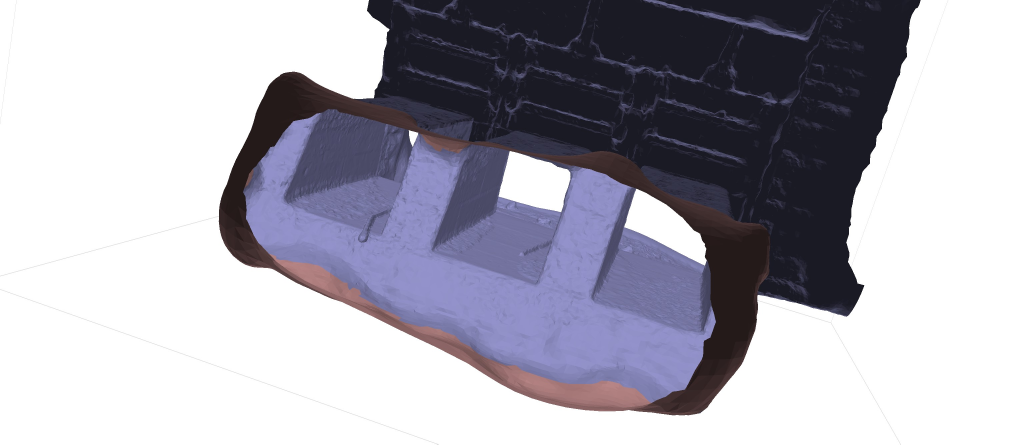
#> input picture images/2025-02-13-working-on-resolution-with-zone-12.jpg, 3028 x 1333 px (shown at 1/3 size)
$ python color_correct.py --input ../../images/2025-02-13-working-on-resolution-with-zone-12.jpg --output out.png
#> lines starting #> are read from the running program, lines starting #| are printed output that depends on the picture
"""Colour balance of a zone's texture (TODO #5): the water's cast taken out of the photos' colours.

The textures keep the colours the camera saw under water: the blue (and the red, deeper) absorbed, the green kept; on
zone 3 a yellow-olive texture (mean R 0.48, G 0.44, B 0.26). The 3D viewer adds the water's colour back under water,
by depth and distance (underwater.js), and the dive light then shows the colours as they are: the texture must carry
them. Two steps, in the usual way for underwater images:

1. the weak channels made up from the green, the best kept (Ancuti et al., « Color balance and fusion for underwater
   image enhancement », 2018): c' = c + alpha (mean(G) - mean(c)) (1 - c) G, most where the channel is weak and the
   green strong (a channel only amplified would bring its noise up);
2. grey world, warmed: each channel scaled so that the texture's mean takes the target colour (-t, earth tones by
   default), at its mean brightness.

-s/--strength blends the result with the original (0 nothing, 1 all). The atlas's black padding stays black. The
texture (often 16k: 262 Mpx) is read once with OpenCV and corrected in bands of rows; the means come from a version
reduced 8 times.

Usage:
    python tools/publish-model/color_correct.py -i O:/temp/zone-3/relief/zone-3.jpg -o O:/temp/color-test/zone-3/zone-3.jpg
"""
import argparse
import os

import cv2
import numpy as np

p = argparse.ArgumentParser(description=__doc__.split("\n\n")[0], formatter_class=argparse.RawDescriptionHelpFormatter,
                            epilog="See the module's docstring for the method.")
p.add_argument("-i", "--input", required=True, help="the zone's texture (JPEG)")
p.add_argument("-o", "--output", required=True, help="the corrected texture (JPEG)")
p.add_argument("-s", "--strength", type=float, default=1.0, help="share of the correction, 0 to 1 (default 1)")
p.add_argument("-a", "--alpha", type=float, default=1.0, help="how much the weak channels take from the green (default 1)")
p.add_argument("-t", "--target", default="1,0.93,0.78",
               help="the texture's mean colour after the correction, as R,G,B ratios (default 1,0.93,0.78: stone, wood and "
                    "sediment are warm; a neutral grey, 1,1,1, left the lock blue-grey)")
p.add_argument("-q", "--quality", type=int, default=95, help="JPEG quality (default 95)")
p.add_argument("-p", "--preview", help="also write a 1024 px preview, before | after, side by side")
a = p.parse_args()

image = cv2.imread(a.input, cv2.IMREAD_COLOR)  # BGR
#> image is the input picture: shape (1333, 3028, 3); mean B, G, R 181.2, 170.5, 172
if image is None:
    raise SystemExit(f"color_correct.py: cannot read {a.input}")
small = cv2.resize(image, (image.shape[1] // 8, image.shape[0] // 8), interpolation=cv2.INTER_AREA)


def to_rgb(bgr):
    return bgr[..., ::-1].astype(np.float32) / 255.0
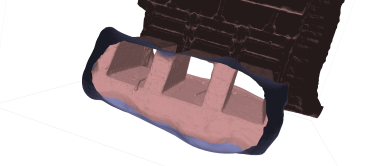
#> returned value: shape (166, 378, 3) float32; mean of channels 0, 1, 2 0.674, 0.669, 0.711; drawn as B, G, R


def valid(rgb):
    return rgb.sum(-1) > 0.12  # the atlas's black padding left out
#> returned value: shape (166, 378) bool; every value is 1


s_rgb = to_rgb(small)
s_valid = valid(s_rgb)
means = s_rgb[s_valid].mean(0)
#> means = [0.674, 0.669, 0.711]


def compensate(rgb, means):
    g = rgb[..., 1:2]
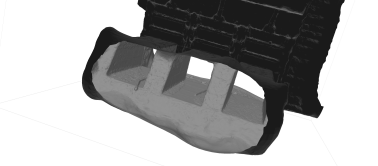
#> g: shape (166, 378, 1) float32; min 0.098, max 1, mean 0.669
    out = rgb.copy()
    for c in (0, 2):
        if means[c] < means[1]:
            out[..., c:c + 1] = rgb[..., c:c + 1] + a.alpha * (means[1] - means[c]) * (1 - rgb[..., c:c + 1]) * g
    return out


# The grey world's gains, measured after the compensation
s_comp = compensate(s_rgb, means)
comp_means = s_comp[s_valid].mean(0)
#> comp_means = [0.674, 0.669, 0.711]
target = np.array([float(v) for v in a.target.split(",")], np.float32)
target = target / target.mean() * comp_means.mean()
#> target = [0.758, 0.705, 0.591]
gains = target / comp_means
#> gains = [1.12, 1.05, 0.832]
print(f"[colour] means R G B {means.round(3)}; after the compensation {comp_means.round(3)}; gains {gains.round(3)}; "
      f"strength {a.strength}", flush=True)
#| [colour] means R G B [0.674 0.669 0.711]; after the compensation [0.674 0.669 0.711]; gains [1.124 1.054 0.832]; strength 1.0

out = np.empty_like(image)
band = 1024
for y0 in range(0, image.shape[0], band):
    rgb = to_rgb(image[y0:y0 + band])
    fixed = np.clip(compensate(rgb, means) * gains, 0, 1)
    fixed = rgb + a.strength * (fixed - rgb)
    fixed = np.where(valid(rgb)[..., None], fixed, rgb)
    out[y0:y0 + band] = (fixed[..., ::-1] * 255 + 0.5).astype(np.uint8)
#> this loop made 2 passes
#> pass 1, in compensate (call 2), `g = rgb[..., 1:2]`:
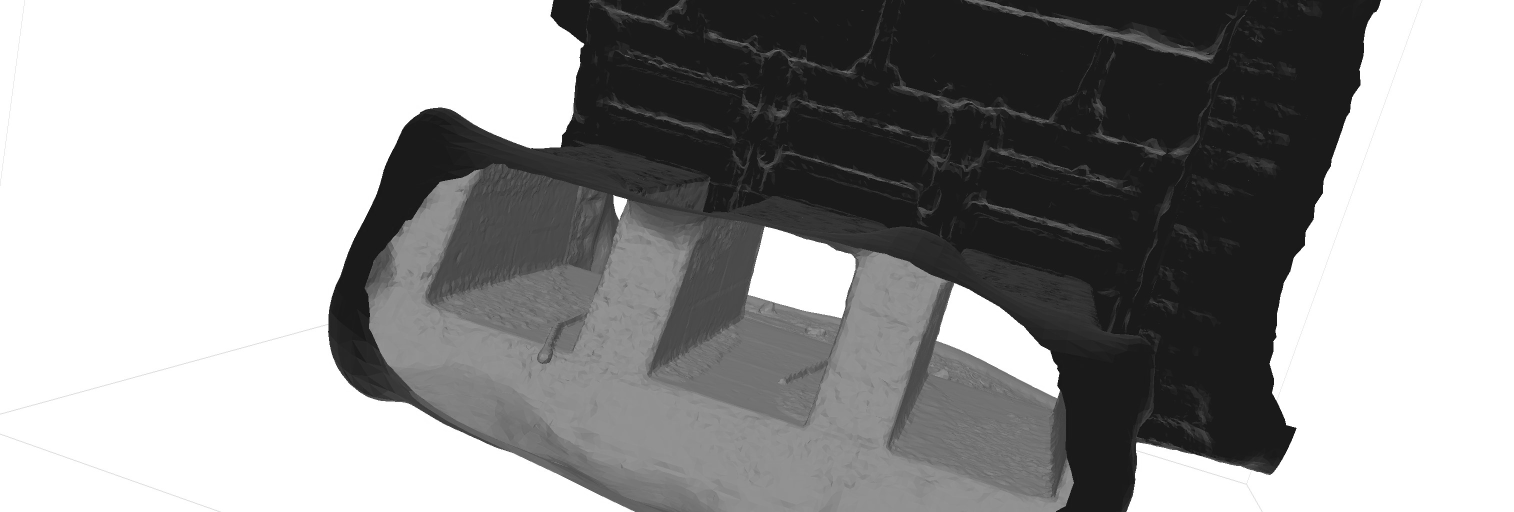
#> g: shape (1024, 3028, 1) float32 (shown at 1/2 size); min 0.0314, max 1, mean 0.596
#> pass 1, `fixed = np.clip(compensate(rgb, means) * gains, 0, 1)`:
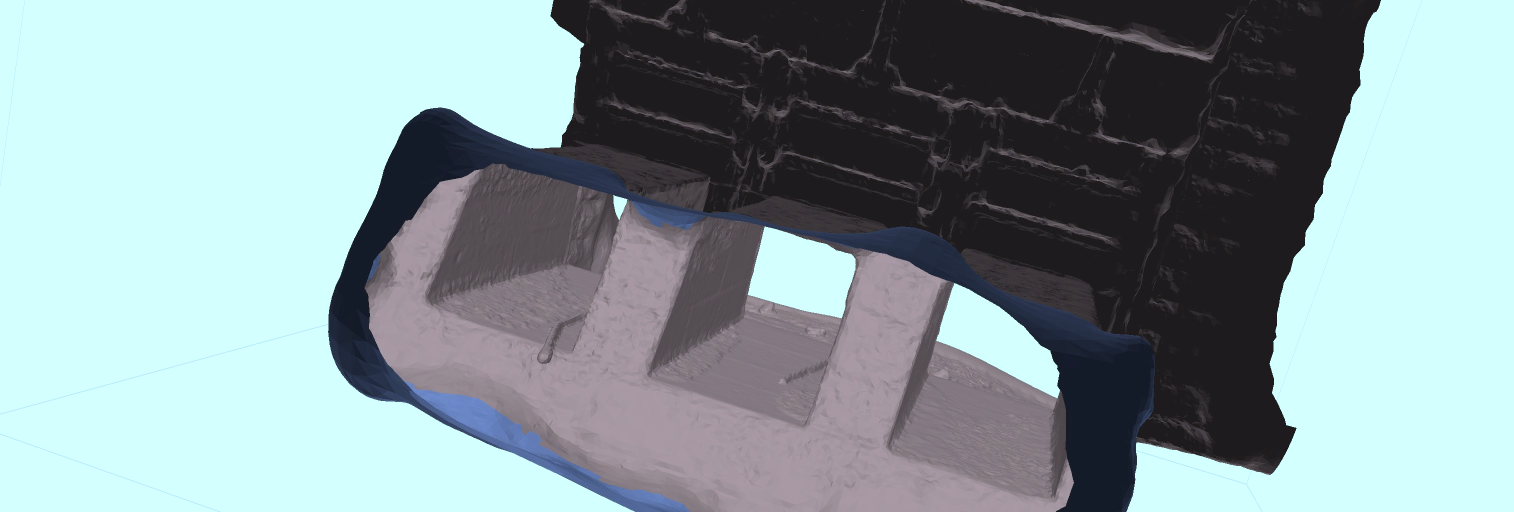
#> fixed: shape (1024, 3028, 3) float32 (shown at 1/2 size); mean B, G, R 0.619, 0.608, 0.541
#> after the loop:
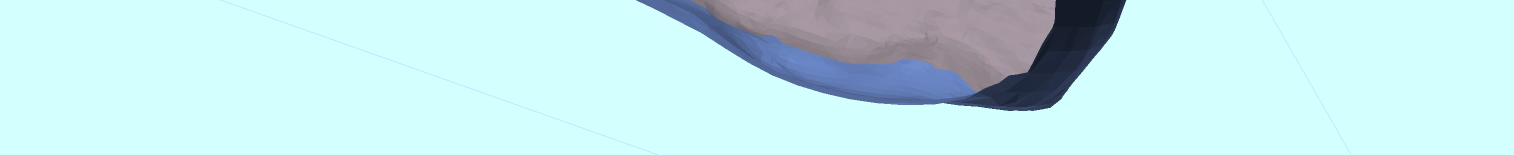
#> fixed: shape (309, 3028, 3) float32 (shown at 1/2 size); mean B, G, R 0.928, 0.912, 0.768
#> after the loop:
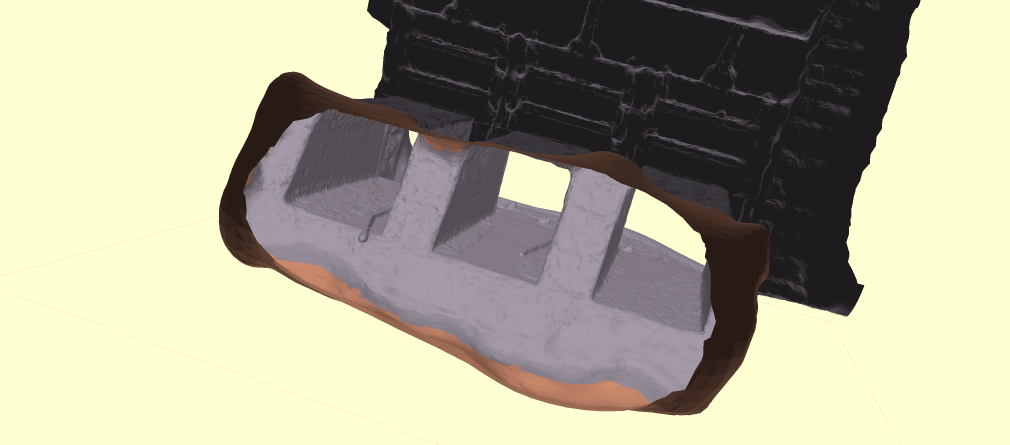
#> out: shape (1333, 3028, 3) (shown at 1/3 size); mean B, G, R 150.7, 172.2, 176.1
os.makedirs(os.path.dirname(os.path.abspath(a.output)), exist_ok=True)
cv2.imwrite(a.output, out, [cv2.IMWRITE_JPEG_QUALITY, a.quality])
after = to_rgb(cv2.resize(out, small.shape[1::-1], interpolation=cv2.INTER_AREA))
#> in to_rgb (call 4), `return bgr[..., ::-1].astype(np.float32) / 255.0`:
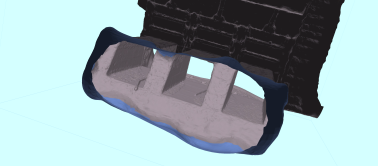
#> returned value: shape (166, 378, 3) float32; mean of channels 0, 1, 2 0.691, 0.675, 0.591; drawn as B, G, R
print(f"[colour] -> {a.output}: means R G B {after[valid(after)].mean(0).round(3)}", flush=True)
#| [colour] -> out.png: means R G B [0.691 0.675 0.591]
if a.preview:
    side = 1024
    pair = np.hstack([cv2.resize(image, (side, side), interpolation=cv2.INTER_AREA),
                      cv2.resize(out, (side, side), interpolation=cv2.INTER_AREA)])
    cv2.imwrite(a.preview, pair, [cv2.IMWRITE_JPEG_QUALITY, 90])
